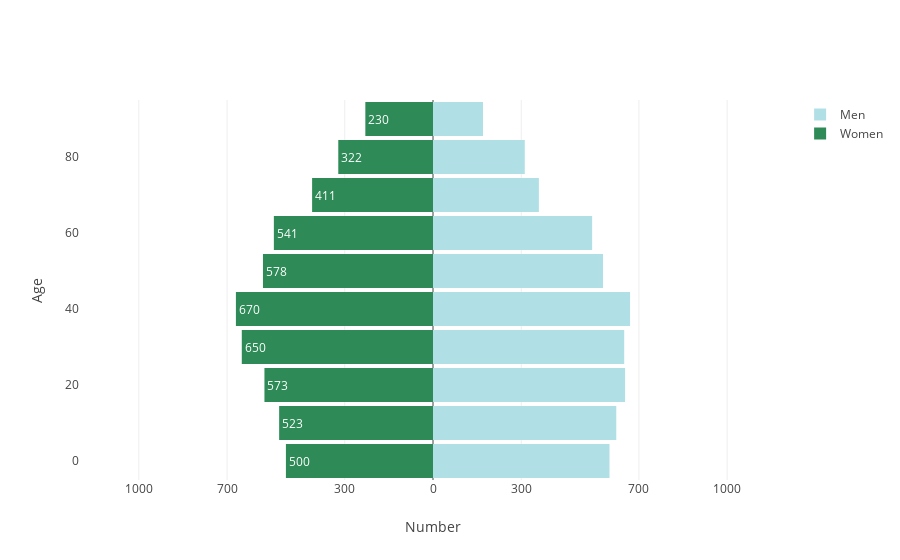

The notebook cell saved with this chart:
### Markdown cell above
# Basic Population Pyramid Chart

### Code cell
women_bins = np.array([-500, -523, -573, -650, -670, -578, -541, -411, -322, -230])
men_bins = np.array([600, 623, 653, 650, 670, 578, 541, 360, 312, 170])
y = list(range(0, 100, 10))

data = [
    go.Bar(
        y=y, x=men_bins, 
        orientation='h', 
        name='Men', 
        hoverinfo='x', 
        marker=dict(color='powderblue')
    ),
    go.Bar(
        y=y, x=women_bins, 
        orientation='h', 
        name='Women', 
        text=-1 * women_bins.astype('int'),
        hoverinfo='text', 
        marker=dict(color='seagreen')
    )
]

layout = go.Layout(
    yaxis=go.layout.YAxis(title='Age'),
    xaxis=go.layout.XAxis(
        range=[-1200, 1200],
        tickvals=[-1000, -700, -300, 0, 300, 700, 1000],
        ticktext=[1000, 700, 300, 0, 300, 700, 1000],
        title='Number'
    ),
    barmode='overlay',
    bargap=0.1
)
plotly.offline.iplot(dict(data=data, layout=layout), filename='bar_pyramid')

### Figure 1 — Plotly figure (JSON) as saved in the notebook; plotly's stock layout.template omitted (floating-point values rounded to 4 significant figures)
{"data": [{"hoverinfo": "x", "marker": {"color": "powderblue"}, "name": "Men", "orientation": "h", "type": "bar", "uid": "dda7cdd1-0b0b-4500-af8a-aa218e63c703", "x": [600, 623, 653, 650, 670, 578, 541, 360, 312, 170], "y": [0, 10, 20, 30, 40, 50, 60, 70, 80, 90]}, {"hoverinfo": "text", "marker": {"color": "seagreen"}, "name": "Women", "orientation": "h", "text": [500, 523, 573, 650, 670, 578, 541, 411, 322, 230], "type": "bar", "uid": "5f618bfd-4931-4d0c-998d-67d6f15ac966", "x": [-500, -523, -573, -650, -670, -578, -541, -411, -322, -230], "y": [0, 10, 20, 30, 40, 50, 60, 70, 80, 90]}], "layout": {"bargap": 0.1, "barmode": "overlay", "xaxis": {"range": [-1200, 1200], "ticktext": [1000, 700, 300, 0, 300, 700, 1000], "tickvals": [-1000, -700, -300, 0, 300, 700, 1000], "title": "Number"}, "yaxis": {"title": "Age"}}}
